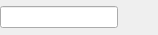
<?xml version="1.0" encoding="UTF-8"?>
<ui version="4.0">
 <class>TabHeader</class>
 <widget class="QWidget" name="TabHeader">
  <property name="enabled">
   <bool>true</bool>
  </property>
  <property name="geometry">
   <rect>
    <x>0</x>
    <y>0</y>
    <width>158</width>
    <height>35</height>
   </rect>
  </property>
  <property name="sizePolicy">
   <sizepolicy hsizetype="Expanding" vsizetype="Fixed">
    <horstretch>0</horstretch>
    <verstretch>0</verstretch>
   </sizepolicy>
  </property>
  <property name="maximumSize">
   <size>
    <width>16777215</width>
    <height>16777215</height>
   </size>
  </property>
  <property name="windowTitle">
   <string>Form</string>
  </property>
  <layout class="QGridLayout" name="gridLayout_2">
   <property name="leftMargin">
    <number>0</number>
   </property>
   <property name="topMargin">
    <number>0</number>
   </property>
   <property name="rightMargin">
    <number>0</number>
   </property>
   <property name="bottomMargin">
    <number>0</number>
   </property>
   <property name="spacing">
    <number>0</number>
   </property>
   <item row="0" column="0">
    <layout class="QGridLayout" name="gridLayout">
     <property name="sizeConstraint">
      <enum>QLayout::SetDefaultConstraint</enum>
     </property>
     <property name="spacing">
      <number>0</number>
     </property>
     <item row="0" column="0">
      <widget class="EditableLabel" name="editor">
       <property name="sizePolicy">
        <sizepolicy hsizetype="Expanding" vsizetype="Fixed">
         <horstretch>0</horstretch>
         <verstretch>0</verstretch>
        </sizepolicy>
       </property>
       <property name="minimumSize">
        <size>
         <width>0</width>
         <height>0</height>
        </size>
       </property>
      </widget>
     </item>
     <item row="0" column="1">
      <widget class="QPushButton" name="close">
       <property name="sizePolicy">
        <sizepolicy hsizetype="Fixed" vsizetype="Fixed">
         <horstretch>0</horstretch>
         <verstretch>0</verstretch>
        </sizepolicy>
       </property>
       <property name="text">
        <string/>
       </property>
       <property name="icon">
        <iconset resource="../images/res.qrc">
         <normaloff>:/close.png</normaloff>:/close.png</iconset>
       </property>
       <property name="flat">
        <bool>true</bool>
       </property>
      </widget>
     </item>
    </layout>
   </item>
  </layout>
 </widget>
 <customwidgets>
  <customwidget>
   <class>EditableLabel</class>
   <extends>QLineEdit</extends>
   <header location="global">EditableLabel.h</header>
  </customwidget>
 </customwidgets>
 <resources>
  <include location="../images/res.qrc"/>
 </resources>
 <connections/>
</ui>
